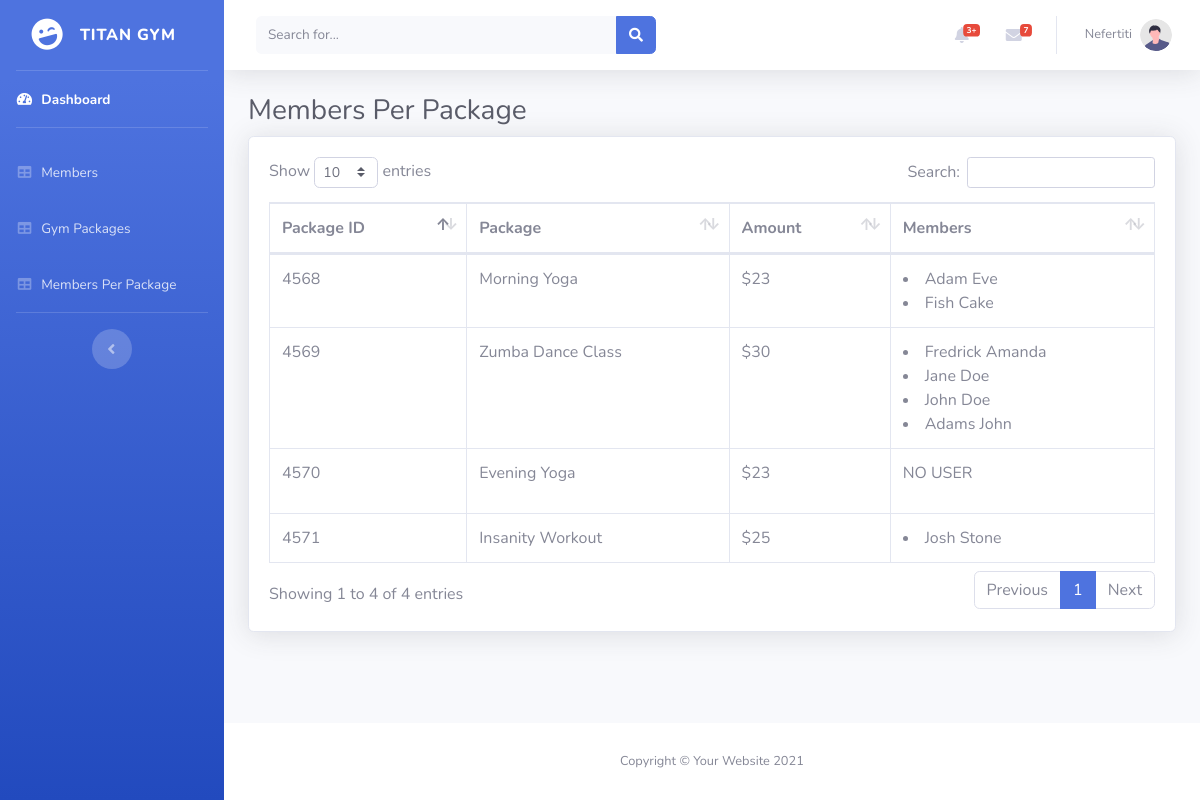
/registeredusers.php (signed in), run on the app's committed database.
### tables this page shows
CREATE TABLE `packages` (
  `id` int(30) NOT NULL,
  `package_id` int(11) NOT NULL,
  `package` varchar(200) NOT NULL,
  `days` text NOT NULL,
  `time_from` time NOT NULL,
  `time_to` time NOT NULL,
  `amount` float NOT NULL
);

CREATE TABLE `members` (
  `id` int(11) NOT NULL,
  `member_id` int(11) NOT NULL,
  `firstname` varchar(100) NOT NULL,
  `lastname` varchar(100) NOT NULL,
  `email` varchar(100) NOT NULL,
  `gender` varchar(20) NOT NULL,
  `contact_info` varchar(100) NOT NULL,
  `address` text NOT NULL,
  `package` text NOT NULL,
  `date_created` datetime NOT NULL
);

### functons.php (called while the page is built, shortened)
<?php
function getRegisteredUsers($package) {
    global $mysqli;
    $sql = "SELECT * FROM members WHERE package = '$package'";
    $query = mysqli_query($mysqli, $sql);
    if (mysqli_num_rows($query) > 0) {
        return $query;
    } else {
        return false;
    }
}

### registeredusers.php (the view, shortened to what this page needs)
<?php
include('edit_package.php');
?>
<!DOCTYPE html>
<html lang="en">
<head>
    <link rel="stylesheet" href="./assets/font-awesome/css/all.min.css">
    <link rel="stylesheet" href="css/sb-admin-2.min.css">
    <link href="./assets/datatables/dataTables.bootstrap4.min.css" rel="stylesheet">
    <link rel="stylesheet" href="https://cdnjs.cloudflare.com/ajax/libs/bootstrap-multiselect/0.9.13/css/bootstrap-multiselect.css">
</head>
<body id="page-top">
    <div id="wrapper">
        <?php include 'sidebar.php'; ?>
        <div id="content-wrapper" class="d-flex flex-column">
            <div id="content">
                <?php include 'topbar.php'; ?>
                <div class="container-fluid">
                    <h1 class="h3 mb-2 text-gray-800">Members Per Package</h1>
                    <?php
                    $sqlQuery = "SELECT package_id, package, days, time_from, time_to, amount FROM packages";
                    $resultSet = mysqli_query($mysqli, $sqlQuery) or die("database error:" . mysqli_error($mysqli));
                    ?>
                    <div class="card shadow mb-4">
                        <div class="card-body">
                            <div class="table-responsive">
                                <table class="table table-bordered" id="dataTable" width="100%" cellspacing="0">
                                    <thead>
                                        <tr>
                                            <th>Package ID</th>
                                            <th>Package</th>
                                            <th>Amount</th>
                                            <th>Members</th>
                                        </tr>
                                    </thead>
                                    <tbody>
                                        <?php while ($package = mysqli_fetch_assoc($resultSet)) { ?>
                                            <tr>
                                                <td><?php echo $package['package_id']; ?></td>
                                                <td><?php echo $package['package']; ?></td>
                                                <td>$<?php echo $package['amount']; ?></td>
                                                <td>
                                                    <?php
                                                        $getUser = getRegisteredUsers($package['package']);
                                                        if (!empty($getUser)) {
                                                            foreach ($getUser as $user) {?>
                                                                <li><?=$user['firstname'] . " " .$user['lastname']; ?></li>
                                                    <?php } } else { ?>
                                                        <p>NO USER</p>
                                                    <?php } ?>
                                                </td>
                                            </tr>
                                        <?php } ?>
                                    </tbody>
                                </table>
                            </div>
                        </div>
                    </div>
                </div>
            </div>
            <?php include 'footer.php'; ?>
        </div>
    </div>
</body>
</html>

### data on the page
packages: package "4568", package "Morning Yoga", amount "23"
members: firstname "Adam", lastname "Eve"
members: firstname "Fish", lastname "Cake"
packages: package "4569", package "Zumba Dance Class", amount "30"
members: firstname "Fredrick", lastname "Amanda"
members: firstname "Jane", lastname "Doe"
members: firstname "John", lastname "Doe"
members: firstname "Adams", lastname "John"
packages: package "4570", package "Evening Yoga", amount "23", shows "NO USER"
packages: package "4571", package "Insanity Workout", amount "25"
members: firstname "Josh", lastname "Stone"

### other printed values
$_SESSION["username"] "Nefertiti"
